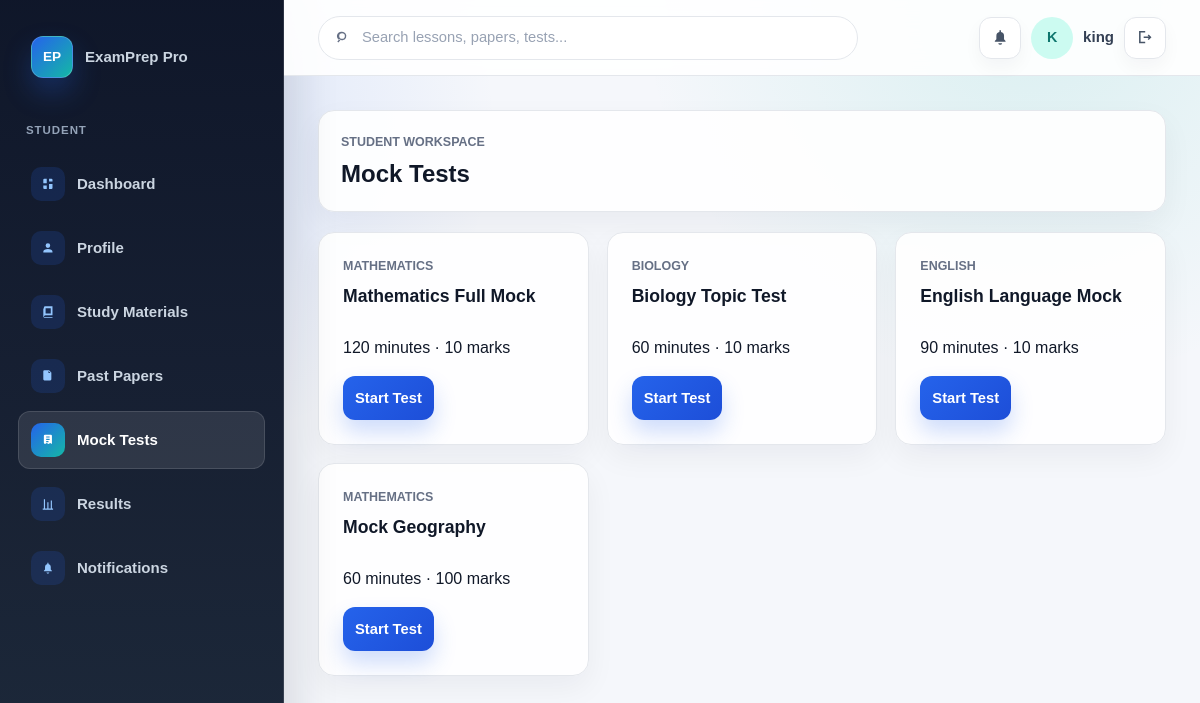
The app's page /student/mock-tests (signed in) with its own data.
### tables this page shows
CREATE TABLE tests (
            id INTEGER PRIMARY KEY AUTOINCREMENT,
            title TEXT NOT NULL,
            subject TEXT DEFAULT '',
            duration INTEGER DEFAULT 60,
            marks INTEGER DEFAULT 100,
            file_url TEXT DEFAULT '',
            file_name TEXT DEFAULT ''
        );

### app.py (the view)
@app.route("/student/mock-tests")
@login_required("student")
def student_mock_tests():
    return render_template("student/mock_tests.html", title="Mock Tests", tests=MOCK_TESTS)

### app.py (called while the page is built)
def get_db():
    if "db" not in g:
        g.db = sqlite3.connect(app.config["DATABASE"])
        g.db.row_factory = sqlite3.Row
        g.db.execute("PRAGMA foreign_keys = ON")
    return g.db

def db_all(sql, params=()):
    return get_db().execute(sql, params).fetchall()

def dashboard_for_role(role):
    return "admin_dashboard" if role == "admin" else "student_dashboard"

def login_required(role=None):
    def decorator(view):
        @wraps(view)
        def wrapped_view(*args, **kwargs):
            user_role = session.get("user_role")
            if not user_role:
                session["auth_next"] = next_path_for_request()
                return redirect(url_for("register", next=session["auth_next"]))
            if role and user_role != role:
                return redirect(url_for(dashboard_for_role(user_role)))
            return view(*args, **kwargs)
        return wrapped_view
    return decorator

@app.context_processor
def inject_navigation():
    current_user_name = session.get("user_name", "Student User")
    current_user_initials = "".join(part[:1] for part in current_user_name.split()[:2]).upper() or "SU"
    return {
        "public_nav": PUBLIC_NAV,
        "student_nav": STUDENT_NAV,
        "admin_nav": ADMIN_NAV,
        "current_user_role": session.get("user_role"),
        "current_user_name": current_user_name,
        "current_user_initials": current_user_initials,
        "current_dashboard_endpoint": dashboard_for_role(session.get("user_role", "student")),
    }

    def __getattr__(self, key):
        try:
            return self[key]
        except KeyError as exc:
            raise AttributeError(key) from exc

    def _rows(self):
        return db_all(f"SELECT * FROM {self.table} ORDER BY {self.order_by}")

    def __iter__(self):
        return (self._record_from_row(row) for row in self._rows())

    def _record_from_row(self, row):
        return TestRecord(self, dict(row))

### templates/student/mock_tests.html
{% extends "base.html" %}
{% from "macros.html" import student_shell with context %}
{% block content %}
{% call student_shell(title) %}
    <div class="card-grid">
        {% for test in tests %}
            <article class="panel">
                <p class="eyebrow">{{ test.subject }}</p>
                <h2>{{ test.title }}</h2>
                <p>{{ test.duration }} minutes · {{ test.marks }} marks</p>
                <a class="button button-small" href="{{ url_for('student_take_test', test_id=test.id) }}">Start Test</a>
            </article>
        {% endfor %}
    </div>
{% endcall %}
{% endblock %}

### static/css/styles.css (style rules this page uses)
:root { --bg: #3b82f6; --surface: #ffffff; --surface-strong: #eef5f8; --text: #172033; --muted: #667085; --line: #d9e2ec; --primary: #0f766e; --primary-dark: #115e59; --accent: #b45309; --danger: #b42318; --shadow: 0 16px 40px rgba(18, 38, 63, 0.08); }
* { box-sizing: border-box; }
body { margin: 0; font-family: Arial, Helvetica, sans-serif; font-size: 16px; color: var(--text); background: var(--bg); line-height: 1.5; }
a { color: var(--primary-dark); text-decoration: none; }
.button { display: inline-flex; align-items: center; justify-content: center; min-height: 44px; border: 1px solid #3c4bb5; border-radius: 8px; padding: 10px 16px; color: #ffffff; background: #3c4bb5; font-weight: 800; cursor: pointer; }
.button-small { min-height: 38px; padding: 8px 12px; font-size: 0.92rem; }
.hero-panel, .panel, .form-card, .table-card, .subject-grid article, .feature-grid article, .stats-grid article { border: 1px solid var(--line); border-radius: 8px; background: var(--surface); box-shadow: var(--shadow); }
.hero-panel span, .meta-row, .eyebrow, .list-row span, .stats-grid span { color: var(--muted); }
.eyebrow { margin: 0 0 8px; font-size: 0.78rem; font-weight: 900; letter-spacing: 0; text-transform: uppercase; }
.feature-grid, .subject-grid, .card-grid, .dashboard-grid { display: grid; grid-template-columns: repeat(3, minmax(0, 1fr)); gap: 18px; }
.feature-grid article, .subject-grid article, .panel { padding: 20px; }
.feature-grid h3, .subject-grid h2, .subject-grid h3, .panel h2 { margin-top: 0; }
body.app-page { --bg: #eef3ff; --surface: #ffffff; --surface-strong: #f7f9ff; --text: #1f2537; --muted: #52687a; --line: #d9e1f2; --primary: #3c4bb5; --primary-dark: #222985; --accent: #f28b24; --shadow: 0 16px 38px rgba(31, 37, 55, 0.08); min-height: 100vh; background: var(--bg); }
.dashboard-cards article, .app-page .panel, .app-page .table-card, .app-page .form-card { border: 1px solid var(--line); border-radius: 12px; background: #ffffff; box-shadow: none; }
.app-page .panel { padding: 30px; }
.app-page .panel h2 { margin: 0 0 26px; color: var(--text); font-size: 1.1rem; }
.app-page .button { border-color: #3c4bb5; background: #3c4bb5; }
body.app-page { --bg: #f5f7fb; --surface: #ffffff; --surface-strong: #f8fafc; --text: #101828; --muted: #667085; --line: #e4e7ec; --primary: #2563eb; --primary-dark: #1d4ed8; --accent: #f97316; --danger: #d92d20; --shadow: 0 18px 40px rgba(16, 24, 40, 0.08); min-height: 100vh; background: radial-gradient(circle at 86% 0%, rgba(20, 184, 166, 0.12), transparent 30%), radial-gradient(circle at 15% 16%, rgba(37, 99, 235, 0.12), transparent 26%), var(--bg); }
.app-section-heading, .app-page .panel, .app-page .table-card, .app-page .form-card { border: 1px solid var(--line); border-radius: 16px; background: rgba(255, 255, 255, 0.92); box-shadow: 0 12px 30px rgba(16, 24, 40, 0.05); }
.app-page .button { gap: 10px; min-height: 44px; border: 0; border-radius: 12px; color: #ffffff; background: linear-gradient(135deg, #2563eb, #1d4ed8); box-shadow: 0 12px 22px rgba(37, 99, 235, 0.22); }
.app-page .panel { padding: 24px; }

### records on screen
tests: subject "MATHEMATICS", title "Mathematics Full Mock", duration "120", marks "10"
tests: subject "BIOLOGY", title "Biology Topic Test", duration "60", marks "10"
tests: subject "ENGLISH", title "English Language Mock", duration "90", marks "10"
tests: subject "MATHEMATICS", title "Mock Geography", duration "60", marks "100"

### other values on screen
{{ label }} "Dashboard" "Profile" "Study Materials" "Past Papers" "Mock Tests" "Results" "Notifications"
{{ current_user_initials }} "K"
{{ current_user_name }} "king"
{{ title }} "Mock Tests"
